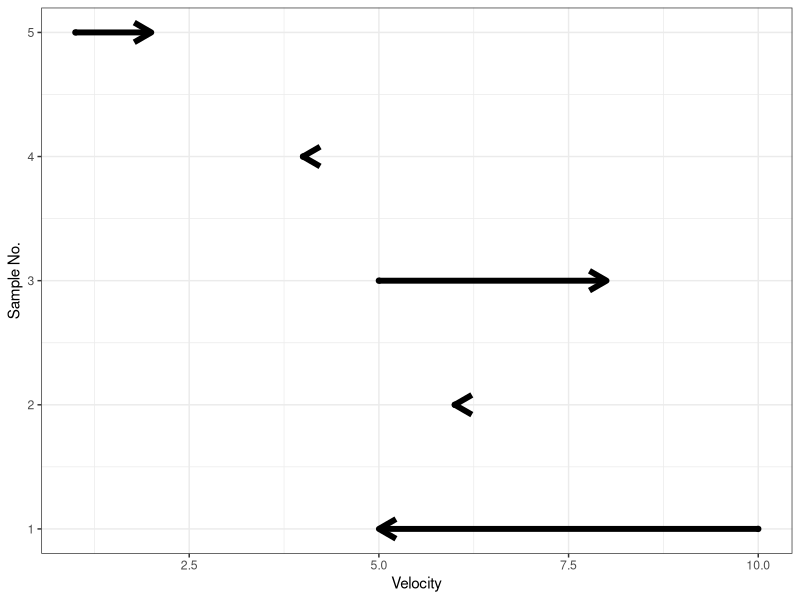

Reproduce this figure in R.
## ---- chunk 1
set.seed(1234)
  data<-data.frame(xBegin=sample(10,5),xEnd=sample(10,5), yBegin=1:5, yEnd=1:5)

## ---- chunk 2

  require(ggplot2)
  p<-ggplot(data,aes(xBegin,yBegin)) + geom_point()
  p<-p+ geom_segment(aes(x=xBegin,xend=xEnd,y=yBegin,yend=yEnd),size=2,arrow=arrow(length=unit(0.5,"cm")))
  p<-p+theme_bw() + xlab("Velocity") + ylab("Sample No.")
  p
  
